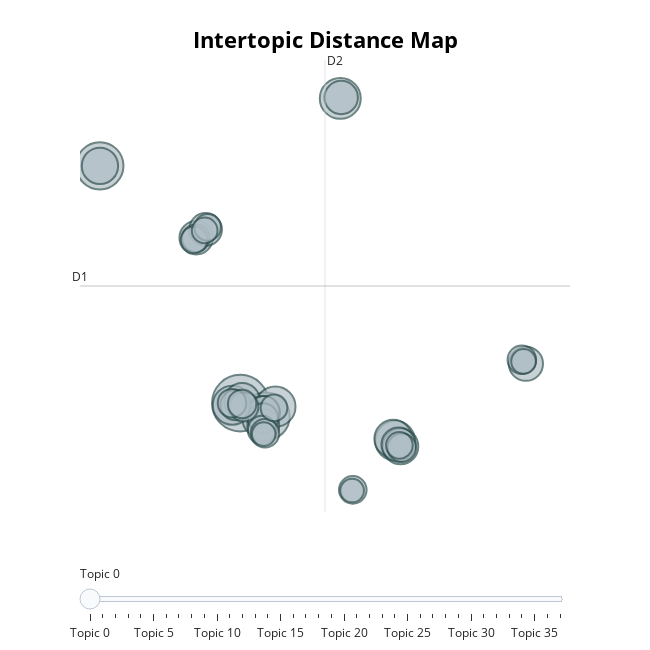

Notebook source saved alongside this figure:
### Code cell
# install Jupyter Notebook Renderers if "No renderer could be found for mimetype application/vnd.plotly.v1+json"
topic_model.visualize_topics()

### Figure 1 — Plotly figure (JSON) as saved in the notebook; plotly's stock layout.template omitted (floating-point values rounded to 4 significant figures)
{"data": [{"customdata": [[0, "cc | slider | mum | mum5 | z41", 63], [1, "arm | joint | lower | herman | jan", 45], [2, "basic | applianc | y33 | sbasic | sotlar", 44], [3, "fold | box | fcpr | corrug | q110", 33], [4, "hing | top | dnak | left | kj2", 32], [5, "stand | z20 | kriznik | anton | iv", 31], [6, "sh | coat | coil | other | steel", 30], [7, "wire | har | cabl | reel | cord", 28], [8, "chopper | y335 | f30 | subcontract | v2", 26], [9, "legend | sticker | adhes | wl0 | flw", 25], [10, "hous | upper | assem | arm | lower", 25], [11, "drive | cover | r336 | cpl | 46900", 23], [12, "base | applianc | ew | z20 | anton", 23], [13, "rate | plate | z41 | jan | herman", 23], [14, "gift | box | piela | karolina | ef8", 22], [15, "user | manual | print | fr | x810", 22], [16, "gehaeusedeckel | mmr | knife | saso | z05", 21], [17, "580000 | hous | r210 | mum5 | technic", 20], [18, "button | press | asm | k16 | kriznik", 18], [19, "side | hip | paint | r335 | partsunit", 18], [20, "blender | 16000 | r314 | cpl | cover", 18], [21, "bowl | cube | cutter | tritan | plastic", 17], [22, "print | hous | 580000 | r330 | design", 16], [23, "panel | switch | h61 | palacio | antonio", 16], [24, "pi | label | 0540 | maciolek | ef5", 16], [25, "case | circular | r220 | cover | 24000", 16], [26, "hook | dough | compl | good | made", 16], [27, "ceram | glass | 001 | cristal | n70", 16], [28, "bowl | steel | lug | steam | plastic", 15], [29, "mmr | kpl | cover | hous | bosch", 15], [30, "top | sig | hous | ral | ii", 14], [31, "ring | mmr | panton | z05 | sotlar", 14], [32, "blender | bayonett | 18000 | cover | ii", 14], [33, "ring | inner | outer | mum4 | ral", 14], [34, "top | fascia | 0098 | mmr | integra", 13], [35, "base | applianc | dummi | 01 | siev", 12], [36, "ne | iu | annamaria | simon | hcj", 11], [37, "h712 | aesthet | inox | trim | sc", 11]], "hovertemplate": "<b>Topic %{customdata[0]}</b><br>%{customdata[1]}<br>Size: %{customdata[2]}", "legendgroup": "", "marker": {"color": "#B0BEC5", "line": {"color": "DarkSlateGrey", "width": 2}, "size": [63, 45, 44, 33, 32, 31, 30, 28, 26, 25, 25, 23, 23, 23, 22, 22, 21, 20, 18, 18, 18, 17, 16, 16, 16, 16, 16, 16, 15, 15, 14, 14, 14, 14, 13, 12, 11, 11], "sizemode": "area", "sizeref": 0.03938, "symbol": "circle"}, "mode": "markers", "name": "", "orientation": "v", "showlegend": false, "type": "scatter", "x": [0.7714, 3.156, -12.37, 10.12, 4.049, 15.25, 0.0203, 15.07, -12.36, 15.75, 0.944, 2.885, 15.57, 27.49, 10.21, -3.36, -2.475, 2.916, 3.008, 0.3152, 2.894, 1.09, 2.807, -0.00626, 27.1, 0.9415, 15.88, 3.077, 11.29, -3.394, -3.554, -2.29, 3.925, 15.65, -2.563, 27.26, 2.963, 11.23], "xaxis": "x", "y": [-5.298, -6.556, 17.26, 23.66, -5.63, -8.865, -5.493, -8.677, 17.25, -9.41, -5.081, -6.244, -9.232, -1.553, 23.75, 10.42, 11.21, -7.4, -6.062, -5.481, -6.748, -5.651, -7.845, -5.297, -1.172, -5.371, -9.525, -8.167, -13.54, 10.38, 10.22, 11.4, -5.747, -9.305, 11.11, -1.332, -8.239, -13.6], "yaxis": "y"}], "layout": {"annotations": [{"showarrow": false, "text": "D1", "x": -14.22, "y": 5.835, "yshift": 10}, {"showarrow": false, "text": "D2", "x": 8.693, "xshift": 10, "y": 27.31}], "height": 650, "hoverlabel": {"bgcolor": "white", "font": {"family": "Rockwell", "size": 16}}, "legend": {"itemsizing": "constant", "tracegroupgap": 0}, "margin": {"t": 60}, "shapes": [{"line": {"color": "#CFD8DC", "width": 2}, "type": "line", "x0": 8.693, "x1": 8.693, "y0": -15.64, "y1": 27.31}, {"line": {"color": "#9E9E9E", "width": 2}, "type": "line", "x0": -14.22, "x1": 31.61, "y0": 5.835, "y1": 5.835}], "sliders": [{"active": 0, "pad": {"t": 50}, "steps": [{"args": [{"marker.color": [["red", "#B0BEC5", "#B0BEC5", "#B0BEC5", "#B0BEC5", "#B0BEC5", "#B0BEC5", "#B0BEC5", "#B0BEC5", "#B0BEC5", "#B0BEC5", "#B0BEC5", "#B0BEC5", "#B0BEC5", "#B0BEC5", "#B0BEC5", "#B0BEC5", "#B0BEC5", "#B0BEC5", "#B0BEC5", "#B0BEC5", "#B0BEC5", "#B0BEC5", "#B0BEC5", "#B0BEC5", "#B0BEC5", "#B0BEC5", "#B0BEC5", "#B0BEC5", "#B0BEC5", "#B0BEC5", "#B0BEC5", "#B0BEC5", "#B0BEC5", "#B0BEC5", "#B0BEC5", "#B0BEC5", "#B0BEC5"]]}], "label": "Topic 0", "method": "update"}, {"args": [{"marker.color": [["#B0BEC5", "red", "#B0BEC5", "#B0BEC5", "#B0BEC5", "#B0BEC5", "#B0BEC5", "#B0BEC5", "#B0BEC5", "#B0BEC5", "#B0BEC5", "#B0BEC5", "#B0BEC5", "#B0BEC5", "#B0BEC5", "#B0BEC5", "#B0BEC5", "#B0BEC5", "#B0BEC5", "#B0BEC5", "#B0BEC5", "#B0BEC5", "#B0BEC5", "#B0BEC5", "#B0BEC5", "#B0BEC5", "#B0BEC5", "#B0BEC5", "#B0BEC5", "#B0BEC5", "#B0BEC5", "#B0BEC5", "#B0BEC5", "#B0BEC5", "#B0BEC5", "#B0BEC5", "#B0BEC5", "#B0BEC5"]]}], "label": "Topic 1", "method": "update"}, {"args": [{"marker.color": [["#B0BEC5", "#B0BEC5", "red", "#B0BEC5", "#B0BEC5", "#B0BEC5", "#B0BEC5", "#B0BEC5", "#B0BEC5", "#B0BEC5", "#B0BEC5", "#B0BEC5", "#B0BEC5", "#B0BEC5", "#B0BEC5", "#B0BEC5", "#B0BEC5", "#B0BEC5", "#B0BEC5", "#B0BEC5", "#B0BEC5", "#B0BEC5", "#B0BEC5", "#B0BEC5", "#B0BEC5", "#B0BEC5", "#B0BEC5", "#B0BEC5", "#B0BEC5", "#B0BEC5", "#B0BEC5", "#B0BEC5", "#B0BEC5", "#B0BEC5", "#B0BEC5", "#B0BEC5", "#B0BEC5", "#B0BEC5"]]}], "label": "Topic 2", "method": "update"}, {"args": [{"marker.color": [["#B0BEC5", "#B0BEC5", "#B0BEC5", "red", "#B0BEC5", "#B0BEC5", "#B0BEC5", "#B0BEC5", "#B0BEC5", "#B0BEC5", "#B0BEC5", "#B0BEC5", "#B0BEC5", "#B0BEC5", "#B0BEC5", "#B0BEC5", "#B0BEC5", "#B0BEC5", "#B0BEC5", "#B0BEC5", "#B0BEC5", "#B0BEC5", "#B0BEC5", "#B0BEC5", "#B0BEC5", "#B0BEC5", "#B0BEC5", "#B0BEC5", "#B0BEC5", "#B0BEC5", "#B0BEC5", "#B0BEC5", "#B0BEC5", "#B0BEC5", "#B0BEC5", "#B0BEC5", "#B0BEC5", "#B0BEC5"]]}], "label": "Topic 3", "method": "update"}, {"args": [{"marker.color": [["#B0BEC5", "#B0BEC5", "#B0BEC5", "#B0BEC5", "red", "#B0BEC5", "#B0BEC5", "#B0BEC5", "#B0BEC5", "#B0BEC5", "#B0BEC5", "#B0BEC5", "#B0BEC5", "#B0BEC5", "#B0BEC5", "#B0BEC5", "#B0BEC5", "#B0BEC5", "#B0BEC5", "#B0BEC5", "#B0BEC5", "#B0BEC5", "#B0BEC5", "#B0BEC5", "#B0BEC5", "#B0BEC5", "#B0BEC5", "#B0BEC5", "#B0BEC5", "#B0BEC5", "#B0BEC5", "#B0BEC5", "#B0BEC5", "#B0BEC5", "#B0BEC5", "#B0BEC5", "#B0BEC5", "#B0BEC5"]]}], "label": "Topic 4", "method": "update"}, {"args": [{"marker.color": [["#B0BEC5", "#B0BEC5", "#B0BEC5", "#B0BEC5", "#B0BEC5", "red", "#B0BEC5", "#B0BEC5", "#B0BEC5", "#B0BEC5", "#B0BEC5", "#B0BEC5", "#B0BEC5", "#B0BEC5", "#B0BEC5", "#B0BEC5", "#B0BEC5", "#B0BEC5", "#B0BEC5", "#B0BEC5", "#B0BEC5", "#B0BEC5", "#B0BEC5", "#B0BEC5", "#B0BEC5", "#B0BEC5", "#B0BEC5", "#B0BEC5", "#B0BEC5", "#B0BEC5", "#B0BEC5", "#B0BEC5", "#B0BEC5", "#B0BEC5", "#B0BEC5", "#B0BEC5", "#B0BEC5", "#B0BEC5"]]}], "label": "Topic 5", "method": "update"}, {"args": [{"marker.color": [["#B0BEC5", "#B0BEC5", "#B0BEC5", "#B0BEC5", "#B0BEC5", "#B0BEC5", "red", "#B0BEC5", "#B0BEC5", "#B0BEC5", "#B0BEC5", "#B0BEC5", "#B0BEC5", "#B0BEC5", "#B0BEC5", "#B0BEC5", "#B0BEC5", "#B0BEC5", "#B0BEC5", "#B0BEC5", "#B0BEC5", "#B0BEC5", "#B0BEC5", "#B0BEC5", "#B0BEC5", "#B0BEC5", "#B0BEC5", "#B0BEC5", "#B0BEC5", "#B0BEC5", "#B0BEC5", "#B0BEC5", "#B0BEC5", "#B0BEC5", "#B0BEC5", "#B0BEC5", "#B0BEC5", "#B0BEC5"]]}], "label": "Topic 6", "method": "update"}, {"args": [{"marker.color": [["#B0BEC5", "#B0BEC5", "#B0BEC5", "#B0BEC5", "#B0BEC5", "#B0BEC5", "#B0BEC5", "red", "#B0BEC5", "#B0BEC5", "#B0BEC5", "#B0BEC5", "#B0BEC5", "#B0BEC5", "#B0BEC5", "#B0BEC5", "#B0BEC5", "#B0BEC5", "#B0BEC5", "#B0BEC5", "#B0BEC5", "#B0BEC5", "#B0BEC5", "#B0BEC5", "#B0BEC5", "#B0BEC5", "#B0BEC5", "#B0BEC5", "#B0BEC5", "#B0BEC5", "#B0BEC5", "#B0BEC5", "#B0BEC5", "#B0BEC5", "#B0BEC5", "#B0BEC5", "#B0BEC5", "#B0BEC5"]]}], "label": "Topic 7", "method": "update"}, {"args": [{"marker.color": [["#B0BEC5", "#B0BEC5", "#B0BEC5", "#B0BEC5", "#B0BEC5", "#B0BEC5", "#B0BEC5", "#B0BEC5", "red", "#B0BEC5", "#B0BEC5", "#B0BEC5", "#B0BEC5", "#B0BEC5", "#B0BEC5", "#B0BEC5", "#B0BEC5", "#B0BEC5", "#B0BEC5", "#B0BEC5", "#B0BEC5", "#B0BEC5", "#B0BEC5", "#B0BEC5", "#B0BEC5", "#B0BEC5", "#B0BEC5", "#B0BEC5", "#B0BEC5", "#B0BEC5", "#B0BEC5", "#B0BEC5", "#B0BEC5", "#B0BEC5", "#B0BEC5", "#B0BEC5", "#B0BEC5", "#B0BEC5"]]}], "label": "Topic 8", "method": "update"}, {"args": [{"marker.color": [["#B0BEC5", "#B0BEC5", "#B0BEC5", "#B0BEC5", "#B0BEC5", "#B0BEC5", "#B0BEC5", "#B0BEC5", "#B0BEC5", "red", "#B0BEC5", "#B0BEC5", "#B0BEC5", "#B0BEC5", "#B0BEC5", "#B0BEC5", "#B0BEC5", "#B0BEC5", "#B0BEC5", "#B0BEC5", "#B0BEC5", "#B0BEC5", "#B0BEC5", "#B0BEC5", "#B0BEC5", "#B0BEC5", "#B0BEC5", "#B0BEC5", "#B0BEC5", "#B0BEC5", "#B0BEC5", "#B0BEC5", "#B0BEC5", "#B0BEC5", "#B0BEC5", "#B0BEC5", "#B0BEC5", "#B0BEC5"]]}], "label": "Topic 9", "method": "update"}, {"args": [{"marker.color": [["#B0BEC5", "#B0BEC5", "#B0BEC5", "#B0BEC5", "#B0BEC5", "#B0BEC5", "#B0BEC5", "#B0BEC5", "#B0BEC5", "#B0BEC5", "red", "#B0BEC5", "#B0BEC5", "#B0BEC5", "#B0BEC5", "#B0BEC5", "#B0BEC5", "#B0BEC5", "#B0BEC5", "#B0BEC5", "#B0BEC5", "#B0BEC5", "#B0BEC5", "#B0BEC5", "#B0BEC5", "#B0BEC5", "#B0BEC5", "#B0BEC5", "#B0BEC5", "#B0BEC5", "#B0BEC5", "#B0BEC5", "#B0BEC5", "#B0BEC5", "#B0BEC5", "#B0BEC5", "#B0BEC5", "#B0BEC5"]]}], "label": "Topic 10", "method": "update"}, {"args": [{"marker.color": [["#B0BEC5", "#B0BEC5", "#B0BEC5", "#B0BEC5", "#B0BEC5", "#B0BEC5", "#B0BEC5", "#B0BEC5", "#B0BEC5", "#B0BEC5", "#B0BEC5", "red", "#B0BEC5", "#B0BEC5", "#B0BEC5", "#B0BEC5", "#B0BEC5", "#B0BEC5", "#B0BEC5", "#B0BEC5", "#B0BEC5", "#B0BEC5", "#B0BEC5", "#B0BEC5", "#B0BEC5", "#B0BEC5", "#B0BEC5", "#B0BEC5", "#B0BEC5", "#B0BEC5", "#B0BEC5", "#B0BEC5", "#B0BEC5", "#B0BEC5", "#B0BEC5", "#B0BEC5", "#B0BEC5", "#B0BEC5"]]}], "label": "Topic 11", "method": "update"}, {"args": [{"marker.color": [["#B0BEC5", "#B0BEC5", "#B0BEC5", "#B0BEC5", "#B0BEC5", "#B0BEC5", "#B0BEC5", "#B0BEC5", "#B0BEC5", "#B0BEC5", "#B0BEC5", "#B0BEC5", "red", "#B0BEC5", "#B0BEC5", "#B0BEC5", "#B0BEC5", "#B0BEC5", "#B0BEC5", "#B0BEC5", "#B0BEC5", "#B0BEC5", "#B0BEC5", "#B0BEC5", "#B0BEC5", "#B0BEC5", "#B0BEC5", "#B0BEC5", "#B0BEC5", "#B0BEC5", "#B0BEC5", "#B0BEC5", "#B0BEC5", "#B0BEC5", "#B0BEC5", "#B0BEC5", "#B0BEC5", "#B0BEC5"]]}], "label": "Topic 12", "method": "update"}, {"args": [{"marker.color": [["#B0BEC5", "#B0BEC5", "#B0BEC5", "#B0BEC5", "#B0BEC5", "#B0BEC5", "#B0BEC5", "#B0BEC5", "#B0BEC5", "#B0BEC5", "#B0BEC5", "#B0BEC5", "#B0BEC5", "red", "#B0BEC5", "#B0BEC5", "#B0BEC5", "#B0BEC5", "#B0BEC5", "#B0BEC5", "#B0BEC5", "#B0BEC5", "#B0BEC5", "#B0BEC5", "#B0BEC5", "#B0BEC5", "#B0BEC5", "#B0BEC5", "#B0BEC5", "#B0BEC5", "#B0BEC5", "#B0BEC5", "#B0BEC5", "#B0BEC5", "#B0BEC5", "#B0BEC5", "#B0BEC5", "#B0BEC5"]]}], "label": "Topic 13", "method": "update"}, {"args": [{"marker.color": [["#B0BEC5", "#B0BEC5", "#B0BEC5", "#B0BEC5", "#B0BEC5", "#B0BEC5", "#B0BEC5", "#B0BEC5", "#B0BEC5", "#B0BEC5", "#B0BEC5", "#B0BEC5", "#B0BEC5", "#B0BEC5", "red", "#B0BEC5", "#B0BEC5", "#B0BEC5", "#B0BEC5", "#B0BEC5", "#B0BEC5", "#B0BEC5", "#B0BEC5", "#B0BEC5", "#B0BEC5", "#B0BEC5", "#B0BEC5", "#B0BEC5", "#B0BEC5", "#B0BEC5", "#B0BEC5", "#B0BEC5", "#B0BEC5", "#B0BEC5", "#B0BEC5", "#B0BEC5", "#B0BEC5", "#B0BEC5"]]}], "label": "Topic 14", "method": "update"}, {"args": [{"marker.color": [["#B0BEC5", "#B0BEC5", "#B0BEC5", "#B0BEC5", "#B0BEC5", "#B0BEC5", "#B0BEC5", "#B0BEC5", "#B0BEC5", "#B0BEC5", "#B0BEC5", "#B0BEC5", "#B0BEC5", "#B0BEC5", "#B0BEC5", "red", "#B0BEC5", "#B0BEC5", "#B0BEC5", "#B0BEC5", "#B0BEC5", "#B0BEC5", "#B0BEC5", "#B0BEC5", "#B0BEC5", "#B0BEC5", "#B0BEC5", "#B0BEC5", "#B0BEC5", "#B0BEC5", "#B0BEC5", "#B0BEC5", "#B0BEC5", "#B0BEC5", "#B0BEC5", "#B0BEC5", "#B0BEC5", "#B0BEC5"]]}], "label": "Topic 15", "method": "update"}, {"args": [{"marker.color": [["#B0BEC5", "#B0BEC5", "#B0BEC5", "#B0BEC5", "#B0BEC5", "#B0BEC5", "#B0BEC5", "#B0BEC5", "#B0BEC5", "#B0BEC5", "#B0BEC5", "#B0BEC5", "#B0BEC5", "#B0BEC5", "#B0BEC5", "#B0BEC5", "red", "#B0BEC5", "#B0BEC5", "#B0BEC5", "#B0BEC5", "#B0BEC5", "#B0BEC5", "#B0BEC5", "#B0BEC5", "#B0BEC5", "#B0BEC5", "#B0BEC5", "#B0BEC5", "#B0BEC5", "#B0BEC5", "#B0BEC5", "#B0BEC5", "#B0BEC5", "#B0BEC5", "#B0BEC5", "#B0BEC5", "#B0BEC5"]]}], "label": "Topic 16", "method": "update"}, {"args": [{"marker.color": [["#B0BEC5", "#B0BEC5", "#B0BEC5", "#B0BEC5", "#B0BEC5", "#B0BEC5", "#B0BEC5", "#B0BEC5", "#B0BEC5", "#B0BEC5", "#B0BEC5", "#B0BEC5", "#B0BEC5", "#B0BEC5", "#B0BEC5", "#B0BEC5", "#B0BEC5", "red", "#B0BEC5", "#B0BEC5", "#B0BEC5", "#B0BEC5", "#B0BEC5", "#B0BEC5", "#B0BEC5", "#B0BEC5", "#B0BEC5", "#B0BEC5", "#B0BEC5", "#B0BEC5", "#B0BEC5", "#B0BEC5", "#B0BEC5", "#B0BEC5", "#B0BEC5", "#B0BEC5", "#B0BEC5", "#B0BEC5"]]}], "label": "Topic 17", "method": "update"}, {"args": [{"marker.color": [["#B0BEC5", "#B0BEC5", "#B0BEC5", "#B0BEC5", "#B0BEC5", "#B0BEC5", "#B0BEC5", "#B0BEC5", "#B0BEC5", "#B0BEC5", "#B0BEC5", "#B0BEC5", "#B0BEC5", "#B0BEC5", "#B0BEC5", "#B0BEC5", "#B0BEC5", "#B0BEC5", "red", "#B0BEC5", "#B0BEC5", "#B0BEC5", "#B0BEC5", "#B0BEC5", "#B0BEC5", "#B0BEC5", "#B0BEC5", "#B0BEC5", "#B0BEC5", "#B0BEC5", "#B0BEC5", "#B0BEC5", "#B0BEC5", "#B0BEC5", "#B0BEC5", "#B0BEC5", "#B0BEC5", "#B0BEC5"]]}], "label": "Topic 18", "method": "update"}, {"args": [{"marker.color": [["#B0BEC5", "#B0BEC5", "#B0BEC5", "#B0BEC5", "#B0BEC5", "#B0BEC5", "#B0BEC5", "#B0BEC5", "#B0BEC5", "#B0BEC5", "#B0BEC5", "#B0BEC5", "#B0BEC5", "#B0BEC5", "#B0BEC5", "#B0BEC5", "#B0BEC5", "#B0BEC5", "#B0BEC5", "red", "#B0BEC5", "#B0BEC5", "#B0BEC5", "#B0BEC5", "#B0BEC5", "#B0BEC5", "#B0BEC5", "#B0BEC5", "#B0BEC5", "#B0BEC5", "#B0BEC5", "#B0BEC5", "#B0BEC5", "#B0BEC5", "#B0BEC5", "#B0BEC5", "#B0BEC5", "#B0BEC5"]]}], "label": "Topic 19", "method": "update"}, {"args": [{"marker.color": [["#B0BEC5", "#B0BEC5", "#B0BEC5", "#B0BEC5", "#B0BEC5", "#B0BEC5", "#B0BEC5", "#B0BEC5", "#B0BEC5", "#B0BEC5", "#B0BEC5", "#B0BEC5", "#B0BEC5", "#B0BEC5", "#B0BEC5", "#B0BEC5", "#B0BEC5", "#B0BEC5", "#B0BEC5", "#B0BEC5", "red", "#B0BEC5", "#B0BEC5", "#B0BEC5", "#B0BEC5", "#B0BEC5", "#B0BEC5", "#B0BEC5", "#B0BEC5", "#B0BEC5", "#B0BEC5", "#B0BEC5", "#B0BEC5", "#B0BEC5", "#B0BEC5", "#B0BEC5", "#B0BEC5", "#B0BEC5"]]}], "label": "Topic 20", "method": "update"}, {"args": [{"marker.color": [["#B0BEC5", "#B0BEC5", "#B0BEC5", "#B0BEC5", "#B0BEC5", "#B0BEC5", "#B0BEC5", "#B0BEC5", "#B0BEC5", "#B0BEC5", "#B0BEC5", "#B0BEC5", "#B0BEC5", "#B0BEC5", "#B0BEC5", "#B0BEC5", "#B0BEC5", "#B0BEC5", "#B0BEC5", "#B0BEC5", "#B0BEC5", "red", "#B0BEC5", "#B0BEC5", "#B0BEC5", "#B0BEC5", "#B0BEC5", "#B0BEC5", "#B0BEC5", "#B0BEC5", "#B0BEC5", "#B0BEC5", "#B0BEC5", "#B0BEC5", "#B0BEC5", "#B0BEC5", "#B0BEC5", "#B0BEC5"]]}], "label": "Topic 21", "method": "update"}, {"args": [{"marker.color": [["#B0BEC5", "#B0BEC5", "#B0BEC5", "#B0BEC5", "#B0BEC5", "#B0BEC5", "#B0BEC5", "#B0BEC5", "#B0BEC5", "#B0BEC5", "#B0BEC5", "#B0BEC5", "#B0BEC5", "#B0BEC5", "#B0BEC5", "#B0BEC5", "#B0BEC5", "#B0BEC5", "#B0BEC5", "#B0BEC5", "#B0BEC5", "#B0BEC5", "red", "#B0BEC5", "#B0BEC5", "#B0BEC5", "#B0BEC5", "#B0BEC5", "#B0BEC5", "#B0BEC5", "#B0BEC5", "#B0BEC5", "#B0BEC5", "#B0BEC5", "#B0BEC5", "#B0BEC5", "#B0BEC5", "#B0BEC5"]]}], "label": "Topic 22", "method": "update"}, {"args": [{"marker.color": [["#B0BEC5", "#B0BEC5", "#B0BEC5", "#B0BEC5", "#B0BEC5", "#B0BEC5", "#B0BEC5", "#B0BEC5", "#B0BEC5", "#B0BEC5", "#B0BEC5", "#B0BEC5", "#B0BEC5", "#B0BEC5", "#B0BEC5", "#B0BEC5", "#B0BEC5", "#B0BEC5", "#B0BEC5", "#B0BEC5", "#B0BEC5", "#B0BEC5", "#B0BEC5", "red", "#B0BEC5", "#B0BEC5", "#B0BEC5", "#B0BEC5", "#B0BEC5", "#B0BEC5", "#B0BEC5", "#B0BEC5", "#B0BEC5", "#B0BEC5", "#B0BEC5", "#B0BEC5", "#B0BEC5", "#B0BEC5"]]}], "label": "Topic 23", "method": "update"}, {"args": [{"marker.color": [["#B0BEC5", "#B0BEC5", "#B0BEC5", "#B0BEC5", "#B0BEC5", "#B0BEC5", "#B0BEC5", "#B0BEC5", "#B0BEC5", "#B0BEC5", "#B0BEC5", "#B0BEC5", "#B0BEC5", "#B0BEC5", "#B0BEC5", "#B0BEC5", "#B0BEC5", "#B0BEC5", "#B0BEC5", "#B0BEC5", "#B0BEC5", "#B0BEC5", "#B0BEC5", "#B0BEC5", "red", "#B0BEC5", "#B0BEC5", "#B0BEC5", "#B0BEC5", "#B0BEC5", "#B0BEC5", "#B0BEC5", "#B0BEC5", "#B0BEC5", "#B0BEC5", "#B0BEC5", "#B0BEC5", "#B0BEC5"]]}], "label": "Topic 24", "method": "update"}, {"args": [{"marker.color": [["#B0BEC5", "#B0BEC5", "#B0BEC5", "#B0BEC5", "#B0BEC5", "#B0BEC5", "#B0BEC5", "#B0BEC5", "#B0BEC5", "#B0BEC5", "#B0BEC5", "#B0BEC5", "#B0BEC5", "#B0BEC5", "#B0BEC5", "#B0BEC5", "#B0BEC5", "#B0BEC5", "#B0BEC5", "#B0BEC5", "#B0BEC5", "#B0BEC5", "#B0BEC5", "#B0BEC5", "#B0BEC5", "red", "#B0BEC5", "#B0BEC5", "#B0BEC5", "#B0BEC5", "#B0BEC5", "#B0BEC5", "#B0BEC5", "#B0BEC5", "#B0BEC5", "#B0BEC5", "#B0BEC5", "#B0BEC5"]]}], "label": "Topic 25", "method": "update"}, {"args": [{"marker.color": [["#B0BEC5", "#B0BEC5", "#B0BEC5", "#B0BEC5", "#B0BEC5", "#B0BEC5", "#B0BEC5", "#B0BEC5", "#B0BEC5", "#B0BEC5", "#B0BEC5", "#B0BEC5", "#B0BEC5", "#B0BEC5", "#B0BEC5", "#B0BEC5", "#B0BEC5", "#B0BEC5", "#B0BEC5", "#B0BEC5", "#B0BEC5", "#B0BEC5", "#B0BEC5", "#B0BEC5", "#B0BEC5", "#B0BEC5", "red", "#B0BEC5", "#B0BEC5", "#B0BEC5", "#B0BEC5", "#B0BEC5", "#B0BEC5", "#B0BEC5", "#B0BEC5", "#B0BEC5", "#B0BEC5", "#B0BEC5"]]}], "label": "Topic 26", "method": "update"}, {"args": [{"marker.color": [["#B0BEC5", "#B0BEC5", "#B0BEC5", "#B0BEC5", "#B0BEC5", "#B0BEC5", "#B0BEC5", "#B0BEC5", "#B0BEC5", "#B0BEC5", "#B0BEC5", "#B0BEC5", "#B0BEC5", "#B0BEC5", "#B0BEC5", "#B0BEC5", "#B0BEC5", "#B0BEC5", "#B0BEC5", "#B0BEC5", "#B0BEC5", "#B0BEC5", "#B0BEC5", "#B0BEC5", "#B0BEC5", "#B0BEC5", "#B0BEC5", "red", "#B0BEC5", "#B0BEC5", "#B0BEC5", "#B0BEC5", "#B0BEC5", "#B0BEC5", "#B0BEC5", "#B0BEC5", "#B0BEC5", "#B0BEC5"]]}], "label": "Topic 27", "method": "update"}, {"args": [{"marker.color": [["#B0BEC5", "#B0BEC5", "#B0BEC5", "#B0BEC5", "#B0BEC5", "#B0BEC5", "#B0BEC5", "#B0BEC5", "#B0BEC5", "#B0BEC5", "#B0BEC5", "#B0BEC5", "#B0BEC5", "#B0BEC5", "#B0BEC5", "#B0BEC5", "#B0BEC5", "#B0BEC5", "#B0BEC5", "#B0BEC5", "#B0BEC5", "#B0BEC5", "#B0BEC5", "#B0BEC5", "#B0BEC5", "#B0BEC5", "#B0BEC5", "#B0BEC5", "red", "#B0BEC5", "#B0BEC5", "#B0BEC5", "#B0BEC5", "#B0BEC5", "#B0BEC5", "#B0BEC5", "#B0BEC5", "#B0BEC5"]]}], "label": "Topic 28", "method": "update"}, {"args": [{"marker.color": [["#B0BEC5", "#B0BEC5", "#B0BEC5", "#B0BEC5", "#B0BEC5", "#B0BEC5", "#B0BEC5", "#B0BEC5", "#B0BEC5", "#B0BEC5", "#B0BEC5", "#B0BEC5", "#B0BEC5", "#B0BEC5", "#B0BEC5", "#B0BEC5", "#B0BEC5", "#B0BEC5", "#B0BEC5", "#B0BEC5", "#B0BEC5", "#B0BEC5", "#B0BEC5", "#B0BEC5", "#B0BEC5", "#B0BEC5", "#B0BEC5", "#B0BEC5", "#B0BEC5", "red", "#B0BEC5", "#B0BEC5", "#B0BEC5", "#B0BEC5", "#B0BEC5", "#B0BEC5", "#B0BEC5", "#B0BEC5"]]}], "label": "Topic 29", "method": "update"}, {"args": [{"marker.color": [["#B0BEC5", "#B0BEC5", "#B0BEC5", "#B0BEC5", "#B0BEC5", "#B0BEC5", "#B0BEC5", "#B0BEC5", "#B0BEC5", "#B0BEC5", "#B0BEC5", "#B0BEC5", "#B0BEC5", "#B0BEC5", "#B0BEC5", "#B0BEC5", "#B0BEC5", "#B0BEC5", "#B0BEC5", "#B0BEC5", "#B0BEC5", "#B0BEC5", "#B0BEC5", "#B0BEC5", "#B0BEC5", "#B0BEC5", "#B0BEC5", "#B0BEC5", "#B0BEC5", "#B0BEC5", "red", "#B0BEC5", "#B0BEC5", "#B0BEC5", "#B0BEC5", "#B0BEC5", "#B0BEC5", "#B0BEC5"]]}], "label": "Topic 30", "method": "update"}, {"args": [{"marker.color": [["#B0BEC5", "#B0BEC5", "#B0BEC5", "#B0BEC5", "#B0BEC5", "#B0BEC5", "#B0BEC5", "#B0BEC5", "#B0BEC5", "#B0BEC5", "#B0BEC5", "#B0BEC5", "#B0BEC5", "#B0BEC5", "#B0BEC5", "#B0BEC5", "#B0BEC5", "#B0BEC5", "#B0BEC5", "#B0BEC5", "#B0BEC5", "#B0BEC5", "#B0BEC5", "#B0BEC5", "#B0BEC5", "#B0BEC5", "#B0BEC5", "#B0BEC5", "#B0BEC5", "#B0BEC5", "#B0BEC5", "red", "#B0BEC5", "#B0BEC5", "#B0BEC5", "#B0BEC5", "#B0BEC5", "#B0BEC5"]]}], "label": "Topic 31", "method": "update"}, {"args": [{"marker.color": [["#B0BEC5", "#B0BEC5", "#B0BEC5", "#B0BEC5", "#B0BEC5", "#B0BEC5", "#B0BEC5", "#B0BEC5", "#B0BEC5", "#B0BEC5", "#B0BEC5", "#B0BEC5", "#B0BEC5", "#B0BEC5", "#B0BEC5", "#B0BEC5", "#B0BEC5", "#B0BEC5", "#B0BEC5", "#B0BEC5", "#B0BEC5", "#B0BEC5", "#B0BEC5", "#B0BEC5", "#B0BEC5", "#B0BEC5", "#B0BEC5", "#B0BEC5", "#B0BEC5", "#B0BEC5", "#B0BEC5", "#B0BEC5", "red", "#B0BEC5", "#B0BEC5", "#B0BEC5", "#B0BEC5", "#B0BEC5"]]}], "label": "Topic 32", "method": "update"}, {"args": [{"marker.color": [["#B0BEC5", "#B0BEC5", "#B0BEC5", "#B0BEC5", "#B0BEC5", "#B0BEC5", "#B0BEC5", "#B0BEC5", "#B0BEC5", "#B0BEC5", "#B0BEC5", "#B0BEC5", "#B0BEC5", "#B0BEC5", "#B0BEC5", "#B0BEC5", "#B0BEC5", "#B0BEC5", "#B0BEC5", "#B0BEC5", "#B0BEC5", "#B0BEC5", "#B0BEC5", "#B0BEC5", "#B0BEC5", "#B0BEC5", "#B0BEC5", "#B0BEC5", "#B0BEC5", "#B0BEC5", "#B0BEC5", "#B0BEC5", "#B0BEC5", "red", "#B0BEC5", "#B0BEC5", "#B0BEC5", "#B0BEC5"]]}], "label": "Topic 33", "method": "update"}, {"args": [{"marker.color": [["#B0BEC5", "#B0BEC5", "#B0BEC5", "#B0BEC5", "#B0BEC5", "#B0BEC5", "#B0BEC5", "#B0BEC5", "#B0BEC5", "#B0BEC5", "#B0BEC5", "#B0BEC5", "#B0BEC5", "#B0BEC5", "#B0BEC5", "#B0BEC5", "#B0BEC5", "#B0BEC5", "#B0BEC5", "#B0BEC5", "#B0BEC5", "#B0BEC5", "#B0BEC5", "#B0BEC5", "#B0BEC5", "#B0BEC5", "#B0BEC5", "#B0BEC5", "#B0BEC5", "#B0BEC5", "#B0BEC5", "#B0BEC5", "#B0BEC5", "#B0BEC5", "red", "#B0BEC5", "#B0BEC5", "#B0BEC5"]]}], "label": "Topic 34", "method": "update"}, {"args": [{"marker.color": [["#B0BEC5", "#B0BEC5", "#B0BEC5", "#B0BEC5", "#B0BEC5", "#B0BEC5", "#B0BEC5", "#B0BEC5", "#B0BEC5", "#B0BEC5", "#B0BEC5", "#B0BEC5", "#B0BEC5", "#B0BEC5", "#B0BEC5", "#B0BEC5", "#B0BEC5", "#B0BEC5", "#B0BEC5", "#B0BEC5", "#B0BEC5", "#B0BEC5", "#B0BEC5", "#B0BEC5", "#B0BEC5", "#B0BEC5", "#B0BEC5", "#B0BEC5", "#B0BEC5", "#B0BEC5", "#B0BEC5", "#B0BEC5", "#B0BEC5", "#B0BEC5", "#B0BEC5", "red", "#B0BEC5", "#B0BEC5"]]}], "label": "Topic 35", "method": "update"}, {"args": [{"marker.color": [["#B0BEC5", "#B0BEC5", "#B0BEC5", "#B0BEC5", "#B0BEC5", "#B0BEC5", "#B0BEC5", "#B0BEC5", "#B0BEC5", "#B0BEC5", "#B0BEC5", "#B0BEC5", "#B0BEC5", "#B0BEC5", "#B0BEC5", "#B0BEC5", "#B0BEC5", "#B0BEC5", "#B0BEC5", "#B0BEC5", "#B0BEC5", "#B0BEC5", "#B0BEC5", "#B0BEC5", "#B0BEC5", "#B0BEC5", "#B0BEC5", "#B0BEC5", "#B0BEC5", "#B0BEC5", "#B0BEC5", "#B0BEC5", "#B0BEC5", "#B0BEC5", "#B0BEC5", "#B0BEC5", "red", "#B0BEC5"]]}], "label": "Topic 36", "method": "update"}, {"args": [{"marker.color": [["#B0BEC5", "#B0BEC5", "#B0BEC5", "#B0BEC5", "#B0BEC5", "#B0BEC5", "#B0BEC5", "#B0BEC5", "#B0BEC5", "#B0BEC5", "#B0BEC5", "#B0BEC5", "#B0BEC5", "#B0BEC5", "#B0BEC5", "#B0BEC5", "#B0BEC5", "#B0BEC5", "#B0BEC5", "#B0BEC5", "#B0BEC5", "#B0BEC5", "#B0BEC5", "#B0BEC5", "#B0BEC5", "#B0BEC5", "#B0BEC5", "#B0BEC5", "#B0BEC5", "#B0BEC5", "#B0BEC5", "#B0BEC5", "#B0BEC5", "#B0BEC5", "#B0BEC5", "#B0BEC5", "#B0BEC5", "red"]]}], "label": "Topic 37", "method": "update"}]}], "title": {"font": {"color": "Black", "size": 22}, "text": "<b>Intertopic Distance Map</b>", "x": 0.5, "xanchor": "center", "y": 0.95, "yanchor": "top"}, "width": 650, "xaxis": {"anchor": "y", "domain": [0, 1], "range": [-14.22, 31.61], "title": {"text": ""}, "visible": false}, "yaxis": {"anchor": "x", "domain": [0, 1], "range": [-15.64, 27.31], "title": {"text": ""}, "visible": false}}}
